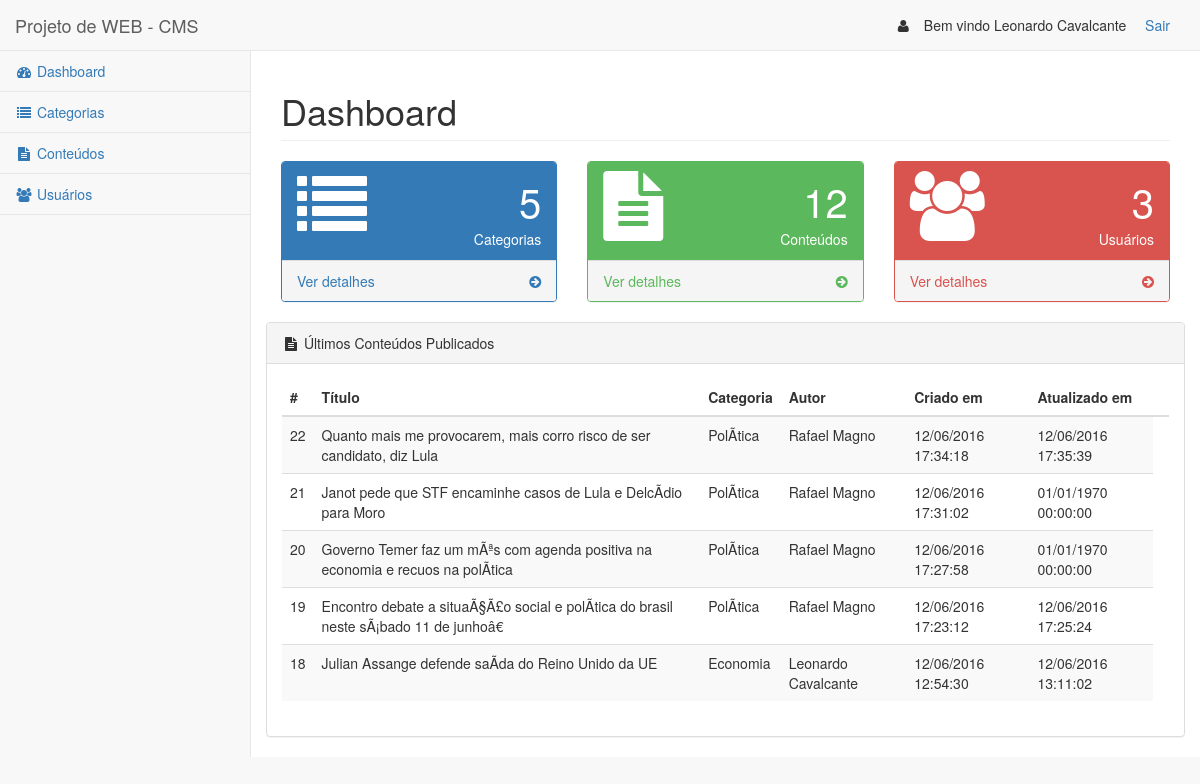
The app's page /dashboard/ (signed in) with its own data.
### tables this page shows
CREATE TABLE IF NOT EXISTS `con_conteudos` (
  `con_id` INT NOT NULL AUTO_INCREMENT COMMENT '',
  `con_titulo` VARCHAR(100) NOT NULL COMMENT '',
  `con_descricao` VARCHAR(1024) DEFAULT "" NOT NULL COMMENT '',
  `con_corpo` LONGTEXT NOT NULL COMMENT '',
  `con_ativo` TINYINT(1) NOT NULL DEFAULT 1 COMMENT '',
  `con_criado_em` TIMESTAMP NOT NULL COMMENT '',
  `con_alterado_em` TIMESTAMP NULL COMMENT '',
  `usr_id_autor` INT NOT NULL COMMENT '',
  `cat_id` INT NOT NULL COMMENT '',
  PRIMARY KEY (`con_id`)  COMMENT '',
  INDEX `fk_con_conteudos_usr_usuarios1_idx` (`usr_id_autor` ASC)  COMMENT '',
  INDEX `fk_con_conteudos_cat_categorias1_idx` (`cat_id` ASC)  COMMENT '',
  CONSTRAINT `fk_con_usr`
    FOREIGN KEY (`usr_id_autor`)
    REFERENCES `usr_usuarios` (`usr_id`)
    ON DELETE NO ACTION
    ON UPDATE NO ACTION,
  CONSTRAINT `fk_con_cat`
    FOREIGN KEY (`cat_id`)
    REFERENCES `cat_categorias` (`cat_id`)
    ON DELETE NO ACTION
    ON UPDATE NO ACTION);

CREATE TABLE IF NOT EXISTS `cat_categorias` (
  `cat_id` INT NOT NULL AUTO_INCREMENT COMMENT '',
  `cat_titulo` VARCHAR(100) NOT NULL COMMENT '',
  `cat_ativo` TINYINT(1) NOT NULL DEFAULT 1 COMMENT '',
  `cat_criado_em` TIMESTAMP NOT NULL COMMENT '',
  `cat_alterado_em` TIMESTAMP NULL COMMENT '',
  `usr_id_autor` INT NOT NULL COMMENT '',
  PRIMARY KEY (`cat_id`)  COMMENT '',
  INDEX `fk_cat_categorias_usr_usuarios_idx` (`usr_id_autor` ASC)  COMMENT '',
  CONSTRAINT `fk_cat_categorias_usr_usuarios`
    FOREIGN KEY (`usr_id_autor`)
    REFERENCES `usr_usuarios` (`usr_id`)
    ON DELETE NO ACTION
    ON UPDATE NO ACTION);

CREATE TABLE IF NOT EXISTS `usr_usuarios` (
  `usr_id` INT NOT NULL AUTO_INCREMENT COMMENT '	',
  `usr_nome` VARCHAR(100) NOT NULL COMMENT '',
  `usr_login` VARCHAR(100) NOT NULL COMMENT '',
  `usr_password` VARCHAR(100) NOT NULL COMMENT '',
  `usr_ativo` TINYINT(1) NOT NULL DEFAULT 1 COMMENT '	',
  `usr_criado_em` TIMESTAMP NOT NULL COMMENT '',
  `usr_alterado_em` TIMESTAMP NULL COMMENT '',
  PRIMARY KEY (`usr_id`)  COMMENT '');

### dashboard/index.php (the view, shortened to what this page needs)
<?php
$query_num_cat = "SELECT COUNT(*) as total FROM cat_categorias";
$res_num_cat = mysql_query($query_num_cat);
$num_cat = mysql_fetch_array($res_num_cat)['total'];
$query_num_con = "SELECT COUNT(*) as total FROM con_conteudos";
$res_num_con = mysql_query($query_num_con);
$num_con = mysql_fetch_array($res_num_con)['total'];
$query_num_usr = "SELECT COUNT(*) as total FROM usr_usuarios";
$res_num_usr = mysql_query($query_num_usr);
$num_usr = mysql_fetch_array($res_num_usr)['total'];
$query_conteudos = "SELECT"
            . " con.con_id AS con_id,"
            . " con.con_titulo AS con_titulo,"
            . " con.con_criado_em AS con_criado_em,"
            . " con.con_alterado_em AS con_alterado_em,"
            . " cat.cat_titulo AS cat_titulo,"
            . " usr.usr_nome AS usr_nome"
        . " FROM con_conteudos AS con"
        . " INNER JOIN cat_categorias AS cat"
            . " ON cat.cat_id = con.cat_id"
        . " INNER JOIN usr_usuarios AS usr"
            . " ON usr.usr_id = con.usr_id_autor"
        . " WHERE con.con_ativo = 1"
        . " ORDER BY con.con_id DESC"
        . " LIMIT 5";
$res_conteudos = mysql_query($query_conteudos);
?>
<?php include '../layout/_header.php';?>
        <div id="page-wrapper">
            <div class="row">
                <div class="col-lg-12">
                    <h1 class="page-header">Dashboard</h1>
                </div>
            </div>
            <div class="row">
                <div class="col-lg-4 col-md-6">
                    <div class="panel panel-primary">
                        <div class="panel-heading">
                            <div class="row">
                                <div class="col-xs-3">
                                    <i class="fa fa-list fa-5x"></i>
                                </div>
                                <div class="col-xs-9 text-right">
                                    <div class="huge"><?=$num_cat?></div>
                                    <div>Categorias</div>
                                </div>
                            </div>
                        </div>
                        <a href="../categorias/">
                            <div class="panel-footer">
                                <span class="pull-left">Ver detalhes</span>
                                <span class="pull-right"><i class="fa fa-arrow-circle-right"></i></span>
                                <div class="clearfix"></div>
                            </div>
                        </a>
                    </div>
                </div>
                <div class="col-lg-4 col-md-6">
                    <div class="panel panel-green">
                        <div class="panel-heading">
                            <div class="row">
                                <div class="col-xs-3">
                                    <i class="fa fa-file-text fa-5x"></i>
                                </div>
                                <div class="col-xs-9 text-right">
                                    <div class="huge"><?=$num_con?></div>
                                    <div>Conteúdos</div>
                                </div>
                            </div>
                        </div>
                        <a href="../conteudos/">
                            <div class="panel-footer">
                                <span class="pull-left">Ver detalhes</span>
                                <span class="pull-right"><i class="fa fa-arrow-circle-right"></i></span>
                                <div class="clearfix"></div>
                            </div>
                        </a>
                    </div>
                </div>
                <div class="col-lg-4 col-md-6">
                    <div class="panel panel-red">
                        <div class="panel-heading">
                            <div class="row">
                                <div class="col-xs-3">
                                    <i class="fa fa-users fa-5x"></i>
                                </div>
                                <div class="col-xs-9 text-right">
                                    <div class="huge"><?=$num_usr?></div>
                                    <div>Usuários</div>
                                </div>
                            </div>
                        </div>
                        <a href="../usuarios/">
                            <div class="panel-footer">
                                <span class="pull-left">Ver detalhes</span>
                                <span class="pull-right"><i class="fa fa-arrow-circle-right"></i></span>
                                <div class="clearfix"></div>
                            </div>
                        </a>
                    </div>
                </div>
            <div class="row">
                <div class="col-lg-12">
                    <div class="panel panel-default">
                        <div class="panel-heading">
                            <i class="fa fa-file-text fa-fw"></i>&nbsp;Últimos Conteúdos Publicados
                        </div>
                        <div class="panel-body">
                            <div class="table-responsive">
                                <table class="table table-striped">
                                    <thead>
                                        <tr>
                                            <th class='center'>#</th>
                                            <th class='center'>Título</th>
                                            <th class='center'>Categoria</th>
                                            <th class='center'>Autor</th>
                                            <th class='center'>Criado em</th>
                                            <th class='center'>Atualizado em<th>
                                        </tr>
                                    </thead>
                                    <tbody>
                                        <?php if(mysql_num_rows($res_conteudos) > 0):?>
                                            <?php while($row = mysql_fetch_array($res_conteudos)):?>
                                                <tr>
                                                    <td class='center'><?=$row['con_id']?></td>
                                                    <td><?=$row['con_titulo']?></td>
                                                    <td><?=$row['cat_titulo']?></td>
                                                    <td><?=$row['usr_nome']?></td>
                                                    <td class='center'><?=date('d/m/Y H:i:s',strtotime($row['con_criado_em']))?></td>
                                                    <td class='center'><?= date('d/m/Y H:i:s', strtotime($row['con_alterado_em'])) ?></td>
                                                </tr>
                                            <?php endwhile;?>
                                        <?php else:?>
                                                <tr>
                                                    <td colspan="4">Sem conteúdos publicados</td>
                                                </tr>
                                        <?php endif;?>
                                    </tbody>
                                </table>
                            </div>
                        </div>
                    </div>
            </div>
        </div>
<?php include '../layout/_footer.php';?>

### records on screen
con_conteudos: con_id "22", con_titulo "Quanto mais me provocarem, mais corro risco de ser candidato, diz Lula", cat.cat_titulo "PolÃ­tica", usr_id_autor.usr_nome "Rafael Magno", con_criado_em "12/06/2016 17:34:18", con_alterado_em "12/06/2016 17:35:39"
con_conteudos: con_id "21", con_titulo "Janot pede que STF encaminhe casos de Lula e DelcÃ­dio para Moro", cat.cat_titulo "PolÃ­tica", usr_id_autor.usr_nome "Rafael Magno", con_criado_em "12/06/2016 17:31:02", con_alterado_em "01/01/1970 00:00:00"
con_conteudos: con_id "20", con_titulo "Governo Temer faz um mÃªs com agenda positiva na economia e recuos na polÃ­tica", cat.cat_titulo "PolÃ­tica", usr_id_autor.usr_nome "Rafael Magno", con_criado_em "12/06/2016 17:27:58", con_alterado_em "01/01/1970 00:00:00"
con_conteudos: con_id "19", con_titulo "Encontro debate a situaÃ§Ã£o social e polÃ­tica do brasil neste sÃ¡bado 11 de junhoâ€", cat.cat_titulo "PolÃ­tica", usr_id_autor.usr_nome "Rafael Magno", con_criado_em "12/06/2016 17:23:12", con_alterado_em "12/06/2016 17:25:24"
con_conteudos: con_id "18", con_titulo "Julian Assange defende saÃ­da do Reino Unido da UE", cat.cat_titulo "Economia", usr_id_autor.usr_nome "Leonardo Cavalcante", con_criado_em "12/06/2016 12:54:30", con_alterado_em "12/06/2016 13:11:02"

### other values on screen
$usuario['usr_nome'] "Leonardo Cavalcante"
$num_cat "5"
$num_con "12"
$num_usr "3"
